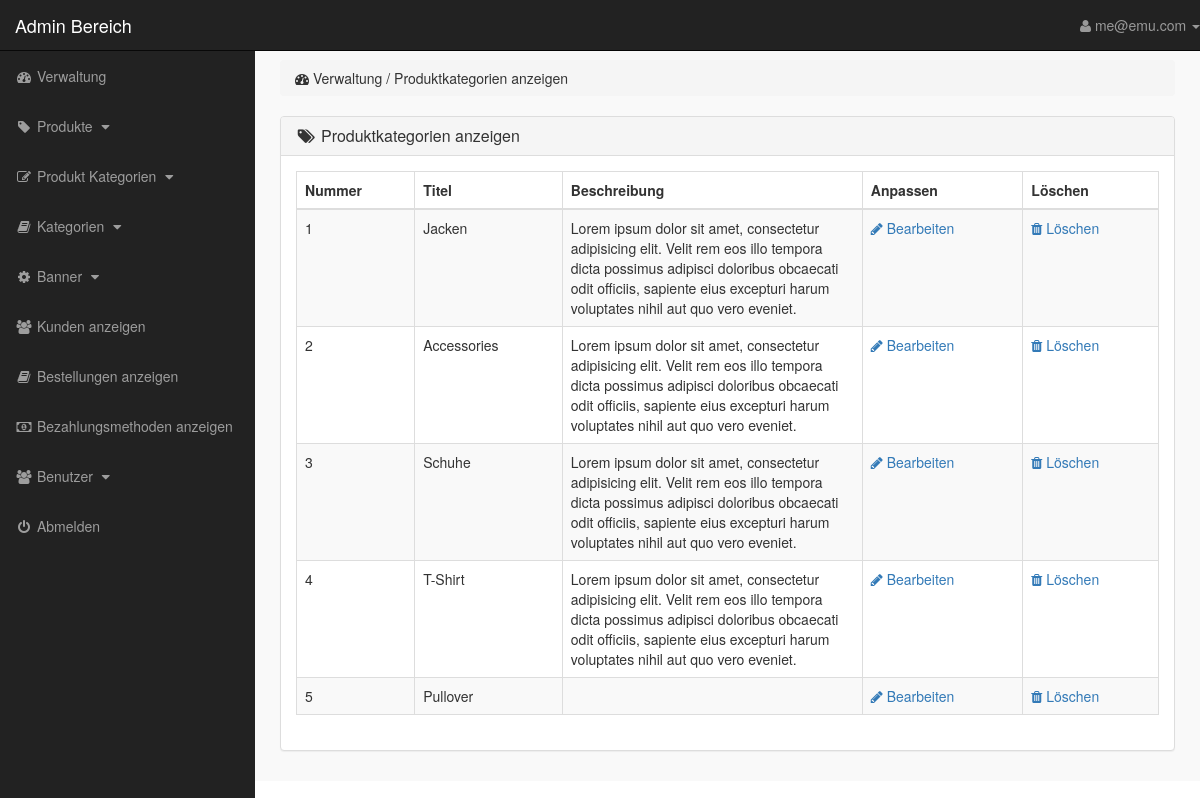
/index.php?view_p_cats (signed in), run on the app's committed database.
### tables this page shows
CREATE TABLE `product_categories` (
  `p_cat_id` int(10) NOT NULL,
  `p_cat_title` text NOT NULL,
  `p_cat_desc` text NOT NULL
);

### view_p_cats.php (the view)
<?php
    if(!isset($_SESSION['admin_email'])){
        echo "<script>window.open('login.php','_self')</script>";
    }else{
?>
<div class="row">
    <div class="col-lg-12">
        <ol class="breadcrumb">
            <li>
                <i class="fa fa-dashboard"></i> Verwaltung / Produktkategorien anzeigen
            </li>
        </ol>
    </div>
</div>
<div class="row">
    <div class="col-lg-12">
        <div class="panel panel-default">
            <div class="panel-heading">
                <h3 class="panel-title">
                    <i class="fa fa-tags fa-fw"></i> Produktkategorien anzeigen
                </h3>
            </div>
            <div class="panel-body">
                <div class="table-responsive">
                    <table class="table table-hover table-striped table-bordered">
                        <thead>
                            <tr>
                                <th> Nummer </th>
                                <th> Titel </th>
                                <th> Beschreibung </th>
                                <th> Anpassen </th>
                                <th> Löschen</th>
                            </tr>
                        </thead>
                        <tbody>
                            <?php
                                $i=0;
                                $get_p_cats = "select * from product_categories";
                                $run_p_cats = mysqli_query($con,$get_p_cats);
                                while($row_p_cats=mysqli_fetch_array($run_p_cats)){
                                    $p_cat_id = $row_p_cats['p_cat_id'];
                                    $p_cat_title = $row_p_cats['p_cat_title'];
                                    $p_cat_desc = $row_p_cats['p_cat_desc'];
                                    $i++;
                            ?>
                            <tr>
                                <td> <?php echo $i; ?> </td>
                                <td> <?php echo $p_cat_title; ?> </td>
                                <td width="300"> <?php echo $p_cat_desc; ?> </td>
                                <td>
                                    <a href="index.php?edit_p_cat= <?php echo $p_cat_id; ?> ">
                                        <i class="fa fa-pencil"></i> Bearbeiten
                                    </a>
                                </td>
                                <td>
                                    <a href="index.php?delete_p_cat= <?php echo $p_cat_id; ?> ">
                                        <i class="fa fa-trash"></i> Löschen
                                    </a>
                                </td>
                            </tr>
                            <?php } ?>
                        </tbody>
                    </table>
                </div>
            </div>
        </div>
    </div>
</div>
<?php } ?>

### includes/sidebar.php (shortened to what this page needs)
<?php
    if(!isset($_SESSION['admin_email'])){
        echo "<script>window.open('login.php','_self')</script>";
    }else{
?>
<nav class="navbar navbar-inverse navbar-fixed-top">
    <div class="navbar-header">
        <a href="index.php?dashboard" class="navbar-brand">Admin Bereich</a>
    </div>
    <ul class="nav navbar-right top-nav">
        <li class="dropdown">
            <a href="#" class="dropdown-toggle" data-toggle="dropdown">
                <i class="fa fa-user"></i> <?php echo $admin_name;  ?> <b class="caret"></b>
            </a>
        </li>
    </ul>
    <div class="collapse navbar-collapse navbar-ex1-collapse">
        <ul class="nav navbar-nav side-nav">
            <li>
                <a href="index.php?dashboard">
                        <i class="fa fa-fw fa-dashboard"></i> Verwaltung
                </a>
            </li>
            <li>
                <a href="#" data-toggle="collapse" data-target="#products">
                        <i class="fa fa-fw fa-tag"></i> Produkte
                        <i class="fa fa-fw fa-caret-down"></i>
                </a>
            </li>
            <li>
                <a href="#" data-toggle="collapse" data-target="#p_cat">
                        <i class="fa fa-fw fa-edit"></i> Produkt Kategorien
                        <i class="fa fa-fw fa-caret-down"></i>
                </a>
            </li>
            <li>
                <a href="#" data-toggle="collapse" data-target="#cat">
                        <i class="fa fa-fw fa-book"></i> Kategorien
                        <i class="fa fa-fw fa-caret-down"></i>
                </a>
            </li>
            <li>
                <a href="#" data-toggle="collapse" data-target="#slides">
                        <i class="fa fa-fw fa-gear"></i> Banner
                        <i class="fa fa-fw fa-caret-down"></i>
                </a>
            </li>
            <li>
                <a href="index.php?view_customers">
                    <i class="fa fa-fw fa-users"></i>  Kunden anzeigen
                </a>
            </li>
            <li>
                <a href="index.php?view_orders">
                    <i class="fa fa-fw fa-book"></i> Bestellungen anzeigen
                </a>
            </li>
            <li>
                <a href="index.php?view_payments">
                    <i class="fa fa-fw fa-money"></i> Bezahlungsmethoden anzeigen
                </a>
            </li>
            <li>
                <a href="#" data-toggle="collapse" data-target="#users">
                        <i class="fa fa-fw fa-users"></i> Benutzer
                        <i class="fa fa-fw fa-caret-down"></i>
                </a>
            </li>
            <li>
                <a href="logout.php">
                    <i class="fa fa-fw fa-power-off"></i> Abmelden
                </a>
            </li>
        </ul>
    </div>
</nav>
<?php } ?>

### css/style.css (style rules this page uses)
body { margin-top: 100px; }
@media (min-width: 768px) { body { margin-top: 50px; } }
.top-nav { 0 15px; }
.top-nav>li { float: left; display: inline-block; }
.top-nav>li>a { color: #999999; line-height: 20px; padding-top: 15px; padding-bottom: 15px; }
@media (min-width: 768px) { .side-nav { position: fixed; top: 51px; bottom: 0; width: 255px; overflow-y: auto; overflow-x: hidden; background-color: #222222; padding-bottom: 40px; border-radius: 0; } }
@media (min-width: 768px) { .side-nav>li>a { width: 255px; } }
.panel-body { border-radius: 5px; }

### data on the page
product_categories: p_cat_title "Jacken", p_cat_desc "Lorem ipsum dolor sit amet, consectetur adipisicing elit. Velit rem eos illo tempora dicta possimus adipisci doloribus obcaecati odit officiis, sapiente eius excepturi harum voluptates nihil aut quo vero eveniet."
product_categories: p_cat_title "Accessories", p_cat_desc "Lorem ipsum dolor sit amet, consectetur adipisicing elit. Velit rem eos illo tempora dicta possimus adipisci doloribus obcaecati odit officiis, sapiente eius excepturi harum voluptates nihil aut quo vero eveniet."
product_categories: p_cat_title "Schuhe", p_cat_desc "Lorem ipsum dolor sit amet, consectetur adipisicing elit. Velit rem eos illo tempora dicta possimus adipisci doloribus obcaecati odit officiis, sapiente eius excepturi harum voluptates nihil aut quo vero eveniet."
product_categories: p_cat_title "T-Shirt", p_cat_desc "Lorem ipsum dolor sit amet, consectetur adipisicing elit. Velit rem eos illo tempora dicta possimus adipisci doloribus obcaecati odit officiis, sapiente eius excepturi harum voluptates nihil aut quo vero eveniet."
product_categories: p_cat_title "Pullover"

### other printed values
$admin_name "me@emu.com"
